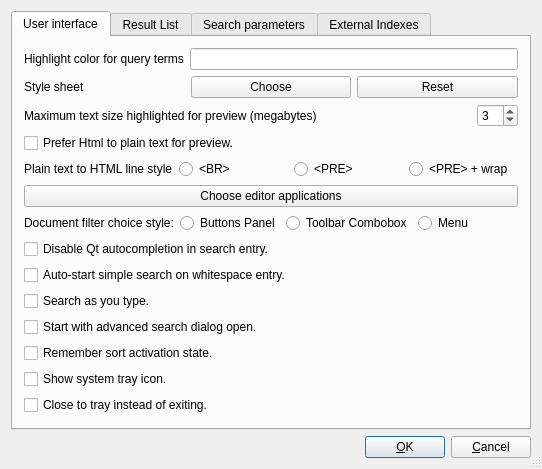
<?xml version="1.0" encoding="UTF-8"?>
<ui version="4.0">
 <class>uiPrefsDialogBase</class>
 <widget class="QDialog" name="uiPrefsDialogBase">
  <property name="geometry">
   <rect>
    <x>0</x>
    <y>0</y>
    <width>542</width>
    <height>449</height>
   </rect>
  </property>
  <property name="windowTitle">
   <string>User preferences</string>
  </property>
  <property name="sizeGripEnabled">
   <bool>true</bool>
  </property>
  <layout class="QVBoxLayout">
   <item>
    <layout class="QVBoxLayout">
     <item>
      <widget class="QTabWidget" name="tabWidget">
       <property name="currentIndex">
        <number>0</number>
       </property>
       <widget class="QWidget" name="tab">
        <attribute name="title">
         <string>User interface</string>
        </attribute>
        <layout class="QVBoxLayout">
         <item>
          <layout class="QVBoxLayout">
           <item>
            <layout class="QHBoxLayout">
             <item>
              <widget class="QLabel" name="textLabelqtc">
               <property name="text">
                <string>Highlight color for query terms</string>
               </property>
               <property name="wordWrap">
                <bool>false</bool>
               </property>
              </widget>
             </item>
             <item>
              <widget class="QLineEdit" name="qtermColorLE">
               <property name="minimumSize">
                <size>
                 <width>50</width>
                 <height>0</height>
                </size>
               </property>
              </widget>
             </item>
            </layout>
           </item>
           <item>
            <layout class="QHBoxLayout">
             <item>
              <widget class="QLabel" name="tLSTL">
               <property name="text">
                <string>Style sheet</string>
               </property>
               <property name="wordWrap">
                <bool>false</bool>
               </property>
              </widget>
             </item>
             <item>
              <widget class="QPushButton" name="stylesheetPB">
               <property name="toolTip">
                <string>Opens a dialog to select the style sheet file</string>
               </property>
               <property name="text">
                <string>Choose</string>
               </property>
              </widget>
             </item>
             <item>
              <widget class="QPushButton" name="resetSSPB">
               <property name="toolTip">
                <string>Resets the style sheet to default</string>
               </property>
               <property name="text">
                <string>Reset</string>
               </property>
              </widget>
             </item>
            </layout>
           </item>
           <item>
            <layout class="QHBoxLayout">
             <item>
              <widget class="QLabel" name="textLabelHL">
               <property name="sizePolicy">
                <sizepolicy hsizetype="Preferred" vsizetype="Preferred">
                 <horstretch>1</horstretch>
                 <verstretch>0</verstretch>
                </sizepolicy>
               </property>
               <property name="toolTip">
                <string>Texts over this size will not be highlighted in preview (too slow).</string>
               </property>
               <property name="text">
                <string>Maximum text size highlighted for preview (megabytes)</string>
               </property>
               <property name="wordWrap">
                <bool>false</bool>
               </property>
              </widget>
             </item>
             <item>
              <widget class="QSpinBox" name="maxHLTSB">
               <property name="minimum">
                <number>1</number>
               </property>
               <property name="value">
                <number>3</number>
               </property>
              </widget>
             </item>
            </layout>
           </item>
           <item>
            <widget class="QCheckBox" name="previewHtmlCB">
             <property name="text">
              <string>Prefer Html to plain text for preview.</string>
             </property>
             <property name="checked">
              <bool>false</bool>
             </property>
            </widget>
           </item>
           <item>
            <layout class="QHBoxLayout" name="horizontalLayout">
             <item>
              <widget class="QLabel" name="label">
               <property name="toolTip">
                <string>Lines in PRE text are not folded. Using BR loses some indentation. PRE + Wrap style may be what you want.</string>
               </property>
               <property name="text">
                <string>Plain text to HTML line style</string>
               </property>
              </widget>
             </item>
             <item>
              <widget class="QRadioButton" name="plainBRRB">
               <property name="text">
                <string>&lt;BR&gt;</string>
               </property>
               <attribute name="buttonGroup">
                <string notr="true">buttonGroup</string>
               </attribute>
              </widget>
             </item>
             <item>
              <widget class="QRadioButton" name="plainPRERB">
               <property name="text">
                <string>&lt;PRE&gt;</string>
               </property>
               <attribute name="buttonGroup">
                <string notr="true">buttonGroup</string>
               </attribute>
              </widget>
             </item>
             <item>
              <widget class="QRadioButton" name="plainPREWRAPRB">
               <property name="text">
                <string>&lt;PRE&gt; + wrap</string>
               </property>
               <attribute name="buttonGroup">
                <string notr="true">buttonGroup</string>
               </attribute>
              </widget>
             </item>
            </layout>
           </item>
           <item>
            <widget class="QPushButton" name="viewActionPB">
             <property name="text">
              <string>Choose editor applications</string>
             </property>
            </widget>
           </item>
           <item>
            <layout class="QHBoxLayout" name="horizontalLayout1">
             <item>
              <widget class="QLabel" name="label1">
               <property name="toolTip">
                <string>Decide if document filters are shown as radio buttons, toolbar combobox, or menu.</string>
               </property>
               <property name="text">
                <string>Document filter choice style:</string>
               </property>
              </widget>
             </item>
             <item>
              <widget class="QRadioButton" name="filterBT_RB">
               <property name="text">
                <string>Buttons Panel</string>
               </property>
               <attribute name="buttonGroup">
                <string notr="true">buttonGroup_2</string>
               </attribute>
              </widget>
             </item>
             <item>
              <widget class="QRadioButton" name="filterCMB_RB">
               <property name="text">
                <string>Toolbar Combobox</string>
               </property>
               <attribute name="buttonGroup">
                <string notr="true">buttonGroup_2</string>
               </attribute>
              </widget>
             </item>
             <item>
              <widget class="QRadioButton" name="filterMN_RB">
               <property name="text">
                <string>Menu</string>
               </property>
               <attribute name="buttonGroup">
                <string notr="true">buttonGroup_2</string>
               </attribute>
              </widget>
             </item>
            </layout>
           </item>
           <item>
            <widget class="QCheckBox" name="ssNoCompleteCB">
             <property name="text">
              <string>Disable Qt autocompletion in search entry.</string>
             </property>
             <property name="checked">
              <bool>false</bool>
             </property>
            </widget>
           </item>
           <item>
            <widget class="QCheckBox" name="ssAutoSpaceCB">
             <property name="text">
              <string>Auto-start simple search on whitespace entry.</string>
             </property>
             <property name="checked">
              <bool>false</bool>
             </property>
            </widget>
           </item>
           <item>
            <widget class="QCheckBox" name="ssAutoAllCB">
             <property name="text">
              <string>Search as you type.</string>
             </property>
             <property name="checked">
              <bool>false</bool>
             </property>
            </widget>
           </item>
           <item>
            <widget class="QCheckBox" name="initStartAdvCB">
             <property name="text">
              <string>Start with advanced search dialog open.</string>
             </property>
             <property name="checked">
              <bool>false</bool>
             </property>
            </widget>
           </item>
           <item>
            <widget class="QCheckBox" name="keepSortCB">
             <property name="text">
              <string>Remember sort activation state.</string>
             </property>
             <property name="checked">
              <bool>false</bool>
             </property>
            </widget>
           </item>
           <item>
            <widget class="QCheckBox" name="showTrayIconCB">
             <property name="text">
              <string>Show system tray icon.</string>
             </property>
             <property name="checked">
              <bool>false</bool>
             </property>
            </widget>
           </item>
           <item>
            <widget class="QCheckBox" name="closeToTrayCB">
             <property name="text">
              <string>Close to tray instead of exiting.</string>
             </property>
             <property name="checked">
              <bool>false</bool>
             </property>
            </widget>
           </item>
           <item>
            <spacer name="spacer4">
             <property name="orientation">
              <enum>Qt::Vertical</enum>
             </property>
             <property name="sizeType">
              <enum>QSizePolicy::Expanding</enum>
             </property>
             <property name="sizeHint" stdset="0">
              <size>
               <width>20</width>
               <height>70</height>
              </size>
             </property>
            </spacer>
           </item>
          </layout>
         </item>
        </layout>
       </widget>
       <widget class="QWidget" name="tab_2">
        <attribute name="title">
         <string>Result List</string>
        </attribute>
        <layout class="QVBoxLayout">
         <item>
          <layout class="QVBoxLayout">
           <item>
            <layout class="QHBoxLayout">
             <item>
              <widget class="QLabel" name="textLabel1">
               <property name="sizePolicy">
                <sizepolicy hsizetype="Preferred" vsizetype="Preferred">
                 <horstretch>1</horstretch>
                 <verstretch>0</verstretch>
                </sizepolicy>
               </property>
               <property name="text">
                <string>Number of entries in a result page</string>
               </property>
               <property name="wordWrap">
                <bool>false</bool>
               </property>
              </widget>
             </item>
             <item>
              <widget class="QSpinBox" name="pageLenSB">
               <property name="minimum">
                <number>1</number>
               </property>
               <property name="maximum">
                <number>9999</number>
               </property>
               <property name="value">
                <number>8</number>
               </property>
              </widget>
             </item>
            </layout>
           </item>
           <item>
            <layout class="QHBoxLayout">
             <item>
              <widget class="QLabel" name="textLabel4">
               <property name="text">
                <string>Result list font</string>
               </property>
               <property name="wordWrap">
                <bool>false</bool>
               </property>
              </widget>
             </item>
             <item>
              <widget class="QPushButton" name="reslistFontPB">
               <property name="toolTip">
                <string>Opens a dialog to select the result list font</string>
               </property>
               <property name="text">
                <string>Helvetica-10</string>
               </property>
              </widget>
             </item>
             <item>
              <widget class="QPushButton" name="resetFontPB">
               <property name="toolTip">
                <string>Resets the result list font to the system default</string>
               </property>
               <property name="text">
                <string>Reset</string>
               </property>
              </widget>
             </item>
            </layout>
           </item>
           <item>
            <layout class="QHBoxLayout">
             <item>
              <widget class="QCommandLinkButton" name="CLEditPara">
               <property name="text">
                <string>Edit result paragraph format string</string>
               </property>
              </widget>
             </item>
            </layout>
           </item>
           <item>
            <widget class="QCommandLinkButton" name="CLEditHeader">
             <property name="text">
              <string>Edit result page html header insert</string>
             </property>
            </widget>
           </item>
           <item>
            <layout class="QHBoxLayout">
             <item>
              <widget class="QLabel" name="textLabelDateFormat">
               <property name="text">
                <string>Date format (strftime(3))</string>
               </property>
               <property name="wordWrap">
                <bool>false</bool>
               </property>
              </widget>
             </item>
             <item>
              <widget class="QLineEdit" name="dateformatLE">
               <property name="minimumSize">
                <size>
                 <width>30</width>
                 <height>0</height>
                </size>
               </property>
              </widget>
             </item>
            </layout>
           </item>
           <item>
            <layout class="QHBoxLayout">
             <item>
              <widget class="QLabel" name="textLabelAbss">
               <property name="text">
                <string>Abstract snippet separator</string>
               </property>
               <property name="wordWrap">
                <bool>false</bool>
               </property>
              </widget>
             </item>
             <item>
              <widget class="QLineEdit" name="abssepLE">
               <property name="minimumSize">
                <size>
                 <width>30</width>
                 <height>0</height>
                </size>
               </property>
              </widget>
             </item>
            </layout>
           </item>
           <item>
            <layout class="QHBoxLayout">
             <item>
              <widget class="QLabel" name="tLSTL1">
               <property name="text">
                <string>Snippets window CSS file</string>
               </property>
               <property name="wordWrap">
                <bool>false</bool>
               </property>
              </widget>
             </item>
             <item>
              <widget class="QPushButton" name="snipCssPB">
               <property name="toolTip">
                <string>Opens a dialog to select the Snippets window CSS style sheet file</string>
               </property>
               <property name="text">
                <string>Choose</string>
               </property>
              </widget>
             </item>
             <item>
              <widget class="QPushButton" name="resetSnipCssPB">
               <property name="toolTip">
                <string>Resets the Snippets window style</string>
               </property>
               <property name="text">
                <string>Reset</string>
               </property>
              </widget>
             </item>
            </layout>
           </item>
          </layout>
         </item>
         <item>
          <spacer name="verticalSpacer">
           <property name="orientation">
            <enum>Qt::Vertical</enum>
           </property>
           <property name="sizeHint" stdset="0">
            <size>
             <width>20</width>
             <height>40</height>
            </size>
           </property>
          </spacer>
         </item>
        </layout>
       </widget>
       <widget class="QWidget" name="tab1">
        <attribute name="title">
         <string>Search parameters</string>
        </attribute>
        <layout class="QVBoxLayout">
         <item>
          <widget class="QCheckBox" name="collapseDupsCB">
           <property name="toolTip">
            <string>If checked, results with the same content under different names will only be shown once.</string>
           </property>
           <property name="text">
            <string>Hide duplicate results.</string>
           </property>
           <property name="checked">
            <bool>false</bool>
           </property>
          </widget>
         </item>
         <item>
          <layout class="QVBoxLayout">
           <item>
            <layout class="QHBoxLayout">
             <item>
              <widget class="QLabel" name="textLabel1_2">
               <property name="text">
                <string>Stemming language</string>
               </property>
               <property name="wordWrap">
                <bool>false</bool>
               </property>
              </widget>
             </item>
             <item>
              <widget class="QComboBox" name="stemLangCMB"/>
             </item>
            </layout>
           </item>
           <item>
            <widget class="Line" name="lineX">
             <property name="frameShape">
              <enum>QFrame::HLine</enum>
             </property>
             <property name="frameShadow">
              <enum>QFrame::Sunken</enum>
             </property>
            </widget>
           </item>
           <item>
            <widget class="QCheckBox" name="autoPhraseCB">
             <property name="toolTip">
              <string>A search for [rolling stones] (2 terms) will be changed to [rolling or stones or (rolling phrase 2 stones)]. 
This should give higher precedence to the results where the search terms appear exactly as entered.</string>
             </property>
             <property name="text">
              <string>Automatically add phrase to simple searches</string>
             </property>
            </widget>
           </item>
           <item>
            <layout class="QHBoxLayout">
             <item>
              <widget class="QLabel" name="textLabel33">
               <property name="sizePolicy">
                <sizepolicy hsizetype="Preferred" vsizetype="Preferred">
                 <horstretch>1</horstretch>
                 <verstretch>0</verstretch>
                </sizepolicy>
               </property>
               <property name="toolTip">
                <string>Frequency percentage threshold over which we do not use terms inside autophrase. 
Frequent terms are a major performance issue with phrases. 
Skipped terms augment the phrase slack, and reduce the autophrase efficiency.
The default value is 2 (percent). </string>
               </property>
               <property name="text">
                <string>Autophrase term frequency threshold percentage</string>
               </property>
               <property name="wordWrap">
                <bool>false</bool>
               </property>
              </widget>
             </item>
             <item>
              <widget class="QDoubleSpinBox" name="autoPThreshSB">
               <property name="singleStep">
                <double>0.200000000000000</double>
               </property>
               <property name="value">
                <double>2.000000000000000</double>
               </property>
              </widget>
             </item>
            </layout>
           </item>
           <item>
            <widget class="Line" name="line2">
             <property name="frameShape">
              <enum>QFrame::HLine</enum>
             </property>
             <property name="frameShadow">
              <enum>QFrame::Sunken</enum>
             </property>
            </widget>
           </item>
           <item>
            <widget class="QCheckBox" name="buildAbsCB">
             <property name="toolTip">
              <string>Do we try to build abstracts for result list entries by using the context of query terms ? 
May be slow for big documents.</string>
             </property>
             <property name="text">
              <string>Dynamically build abstracts</string>
             </property>
            </widget>
           </item>
           <item>
            <widget class="QCheckBox" name="replAbsCB">
             <property name="toolTip">
              <string>Do we synthetize an abstract even if the document seemed to have one?</string>
             </property>
             <property name="text">
              <string>Replace abstracts from documents</string>
             </property>
            </widget>
           </item>
           <item>
            <layout class="QHBoxLayout">
             <item>
              <widget class="QLabel" name="textLabel2">
               <property name="sizePolicy">
                <sizepolicy hsizetype="Preferred" vsizetype="Preferred">
                 <horstretch>2</horstretch>
                 <verstretch>0</verstretch>
                </sizepolicy>
               </property>
               <property name="text">
                <string>Synthetic abstract size (characters)</string>
               </property>
               <property name="wordWrap">
                <bool>false</bool>
               </property>
              </widget>
             </item>
             <item>
              <widget class="QSpinBox" name="syntlenSB">
               <property name="sizePolicy">
                <sizepolicy hsizetype="Expanding" vsizetype="Fixed">
                 <horstretch>1</horstretch>
                 <verstretch>0</verstretch>
                </sizepolicy>
               </property>
               <property name="minimum">
                <number>80</number>
               </property>
               <property name="maximum">
                <number>100000</number>
               </property>
               <property name="singleStep">
                <number>10</number>
               </property>
               <property name="value">
                <number>250</number>
               </property>
              </widget>
             </item>
            </layout>
           </item>
           <item>
            <layout class="QHBoxLayout">
             <item>
              <widget class="QLabel" name="textLabel3">
               <property name="sizePolicy">
                <sizepolicy hsizetype="Preferred" vsizetype="Preferred">
                 <horstretch>1</horstretch>
                 <verstretch>0</verstretch>
                </sizepolicy>
               </property>
               <property name="text">
                <string>Synthetic abstract context words</string>
               </property>
               <property name="wordWrap">
                <bool>false</bool>
               </property>
              </widget>
             </item>
             <item>
              <widget class="QSpinBox" name="syntctxSB">
               <property name="minimum">
                <number>2</number>
               </property>
               <property name="maximum">
                <number>20000</number>
               </property>
               <property name="value">
                <number>4</number>
               </property>
              </widget>
             </item>
            </layout>
           </item>
           <item>
            <widget class="Line" name="line3">
             <property name="frameShape">
              <enum>QFrame::HLine</enum>
             </property>
             <property name="frameShadow">
              <enum>QFrame::Sunken</enum>
             </property>
            </widget>
           </item>
           <item>
            <layout class="QHBoxLayout">
             <item>
              <widget class="QLabel" name="textLabel14">
               <property name="sizePolicy">
                <sizepolicy hsizetype="Preferred" vsizetype="Preferred">
                 <horstretch>1</horstretch>
                 <verstretch>0</verstretch>
                </sizepolicy>
               </property>
               <property name="toolTip">
                <string>The words in the list will be automatically turned to ext:xxx clauses in the query language entry.</string>
               </property>
               <property name="text">
                <string>Query language magic file name suffixes.</string>
               </property>
               <property name="wordWrap">
                <bool>false</bool>
               </property>
              </widget>
             </item>
             <item>
              <widget class="QCheckBox" name="autoSuffsCB">
               <property name="text">
                <string>Enable</string>
               </property>
              </widget>
             </item>
             <item>
              <widget class="QLineEdit" name="autoSuffsLE">
               <property name="minimumSize">
                <size>
                 <width>30</width>
                 <height>0</height>
                </size>
               </property>
              </widget>
             </item>
            </layout>
           </item>
           <item>
            <spacer name="spacer2">
             <property name="orientation">
              <enum>Qt::Vertical</enum>
             </property>
             <property name="sizeType">
              <enum>QSizePolicy::Expanding</enum>
             </property>
             <property name="sizeHint" stdset="0">
              <size>
               <width>20</width>
               <height>70</height>
              </size>
             </property>
            </spacer>
           </item>
          </layout>
         </item>
        </layout>
       </widget>
       <widget class="QWidget" name="ExtraDb">
        <attribute name="title">
         <string>External Indexes</string>
        </attribute>
        <layout class="QVBoxLayout">
         <item>
          <layout class="QVBoxLayout">
           <item>
            <widget class="QListWidget" name="idxLV">
             <property name="selectionMode">
              <enum>QAbstractItemView::ExtendedSelection</enum>
             </property>
            </widget>
           </item>
           <item>
            <layout class="QHBoxLayout">
             <item>
              <widget class="QPushButton" name="togExtraDbPB">
               <property name="text">
                <string>Toggle selected</string>
               </property>
              </widget>
             </item>
             <item>
              <widget class="QPushButton" name="actAllExtraDbPB">
               <property name="text">
                <string>Activate All</string>
               </property>
              </widget>
             </item>
             <item>
              <widget class="QPushButton" name="unacAllExtraDbPB">
               <property name="text">
                <string>Deactivate All</string>
               </property>
              </widget>
             </item>
             <item>
              <widget class="QPushButton" name="ptransPB">
               <property name="text">
                <string>Paths translations</string>
               </property>
              </widget>
             </item>
            </layout>
           </item>
           <item>
            <widget class="Line" name="line2_2">
             <property name="frameShape">
              <enum>QFrame::HLine</enum>
             </property>
             <property name="frameShadow">
              <enum>QFrame::Sunken</enum>
             </property>
            </widget>
           </item>
           <item>
            <layout class="QHBoxLayout">
             <item>
              <widget class="QPushButton" name="delExtraDbPB">
               <property name="toolTip">
                <string>Remove from list. This has no effect on the disk index.</string>
               </property>
               <property name="text">
                <string>Remove selected</string>
               </property>
              </widget>
             </item>
             <item>
              <spacer name="spacer3">
               <property name="orientation">
                <enum>Qt::Horizontal</enum>
               </property>
               <property name="sizeType">
                <enum>QSizePolicy::Expanding</enum>
               </property>
               <property name="sizeHint" stdset="0">
                <size>
                 <width>16</width>
                 <height>20</height>
                </size>
               </property>
              </spacer>
             </item>
             <item>
              <widget class="QPushButton" name="addExtraDbPB">
               <property name="enabled">
                <bool>true</bool>
               </property>
               <property name="toolTip">
                <string>Click to add another index directory to the list. You can select either a Recoll configuration directory or a Xapian index.</string>
               </property>
               <property name="text">
                <string>Add index</string>
               </property>
              </widget>
             </item>
            </layout>
           </item>
          </layout>
         </item>
        </layout>
       </widget>
      </widget>
     </item>
     <item>
      <layout class="QHBoxLayout">
       <item>
        <spacer name="Horizontal Spacing2">
         <property name="orientation">
          <enum>Qt::Horizontal</enum>
         </property>
         <property name="sizeType">
          <enum>QSizePolicy::Expanding</enum>
         </property>
         <property name="sizeHint" stdset="0">
          <size>
           <width>210</width>
           <height>20</height>
          </size>
         </property>
        </spacer>
       </item>
       <item>
        <widget class="QPushButton" name="buttonOk">
         <property name="toolTip">
          <string>Apply changes</string>
         </property>
         <property name="text">
          <string>&amp;OK</string>
         </property>
         <property name="shortcut">
          <string/>
         </property>
         <property name="autoDefault">
          <bool>true</bool>
         </property>
         <property name="default">
          <bool>true</bool>
         </property>
        </widget>
       </item>
       <item>
        <widget class="QPushButton" name="buttonCancel">
         <property name="toolTip">
          <string>Discard changes</string>
         </property>
         <property name="text">
          <string>&amp;Cancel</string>
         </property>
         <property name="shortcut">
          <string/>
         </property>
         <property name="autoDefault">
          <bool>true</bool>
         </property>
        </widget>
       </item>
      </layout>
     </item>
    </layout>
   </item>
  </layout>
 </widget>
 <layoutdefault spacing="6" margin="11"/>
 <resources/>
 <connections/>
 <buttongroups>
  <buttongroup name="buttonGroup"/>
  <buttongroup name="buttonGroup_2"/>
 </buttongroups>
</ui>
